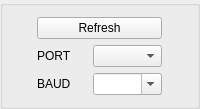
       <widget class="QGroupBox" name="PortControlsBox">
        <property name="title">
         <string/>
        </property>
        <property name="flat">
         <bool>false</bool>
        </property>
        <property name="checkable">
         <bool>false</bool>
        </property>
        <layout class="QGridLayout" name="gridLayout">
         <item row="0" column="0">
          <layout class="QVBoxLayout" name="verticalLayout_3">
           <item>
            <widget class="QPushButton" name="pushButton">
             <property name="text">
              <string>Refresh</string>
             </property>
            </widget>
           </item>
           <item>
            <layout class="QHBoxLayout" name="horizontalLayout">
             <item>
              <widget class="QLabel" name="labelPort">
               <property name="maximumSize">
                <size>
                 <width>50</width>
                 <height>16777215</height>
                </size>
               </property>
               <property name="text">
                <string>PORT</string>
               </property>
              </widget>
             </item>
             <item>
              <widget class="QComboBox" name="comboPort">
               <property name="sizePolicy">
                <sizepolicy hsizetype="Fixed" vsizetype="Fixed">
                 <horstretch>0</horstretch>
                 <verstretch>0</verstretch>
                </sizepolicy>
               </property>
               <property name="minimumSize">
                <size>
                 <width>69</width>
                 <height>0</height>
                </size>
               </property>
               <property name="maximumSize">
                <size>
                 <width>69</width>
                 <height>16777215</height>
                </size>
               </property>
              </widget>
             </item>
            </layout>
           </item>
           <item>
            <layout class="QHBoxLayout" name="horizontalLayout_2">
             <item>
              <widget class="QLabel" name="labelBaud">
               <property name="maximumSize">
                <size>
                 <width>50</width>
                 <height>16777215</height>
                </size>
               </property>
               <property name="text">
                <string>BAUD</string>
               </property>
              </widget>
             </item>
             <item>
              <widget class="QComboBox" name="comboBaud">
               <property name="sizePolicy">
                <sizepolicy hsizetype="Fixed" vsizetype="Fixed">
                 <horstretch>0</horstretch>
                 <verstretch>0</verstretch>
                </sizepolicy>
               </property>
               <property name="minimumSize">
                <size>
                 <width>69</width>
                 <height>0</height>
                </size>
               </property>
               <property name="maximumSize">
                <size>
                 <width>69</width>
                 <height>16777215</height>
                </size>
               </property>
               <property name="editable">
                <bool>true</bool>
               </property>
              </widget>
             </item>
            </layout>
           </item>
          </layout>
         </item>
        </layout>
       </widget>
